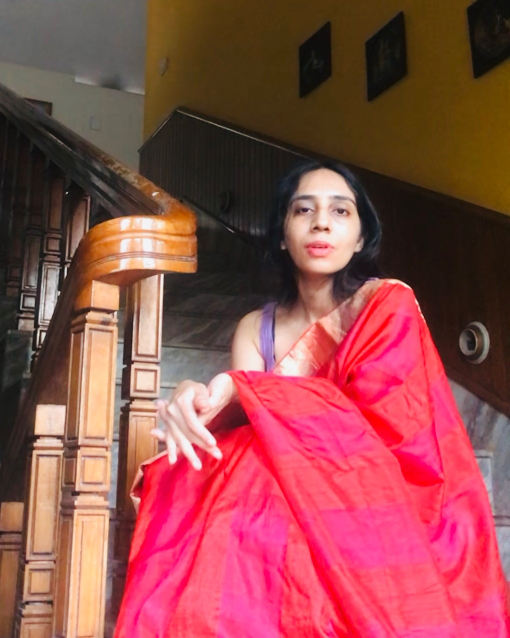
#> input picture editorial/saree_v1/work/01_crop.jpg, 1020 x 1275 px, found by its file name (shown at 1/2 size)
$ python export.py
#> lines starting #> are read from the running program, lines starting #| are printed output that depends on the picture; after the words box and inside, x2 and y2 are one past the last pixel; in counts of white or black regions, pixels touching at a corner belong together
import cv2,numpy as np,os
rng=np.random.default_rng(3)
o=cv2.imread('work/01_crop.jpg')
#> o is the input picture: shape (1275, 1020, 3); mean B, G, R 76, 75.4, 146.4
def fixspecks(x):
    m=np.zeros(x.shape[:2],np.uint8)
    for (x0,y0,x1,y1) in [(305,815,340,885),(436,738,462,756)]:
        r=x[y0:y1,x0:x1].astype(int); teal=((r[...,1]>r[...,2]+6)&(r[...,0]>r[...,2]+4)&(r.sum(-1)<420))|(r.sum(-1)<110)
        m[y0:y1,x0:x1][teal]=255
    m=cv2.dilate(m,np.ones((5,5),np.uint8)); return cv2.inpaint(x,m,4,cv2.INPAINT_TELEA)
FACE=(565,335,740,545)
def lab(img,b): x0,y0,x1,y1=b; return cv2.cvtColor(img[y0:y1,x0:x1].astype(np.float32)/255,cv2.COLOR_BGR2Lab).reshape(-1,3).mean(0)
rows=[]
for mood in ['heritage','studio']:
    fin=cv2.imread(f'work/06_final_{mood}.png'); fin=fixspecks(fin) if mood=='studio' else fin
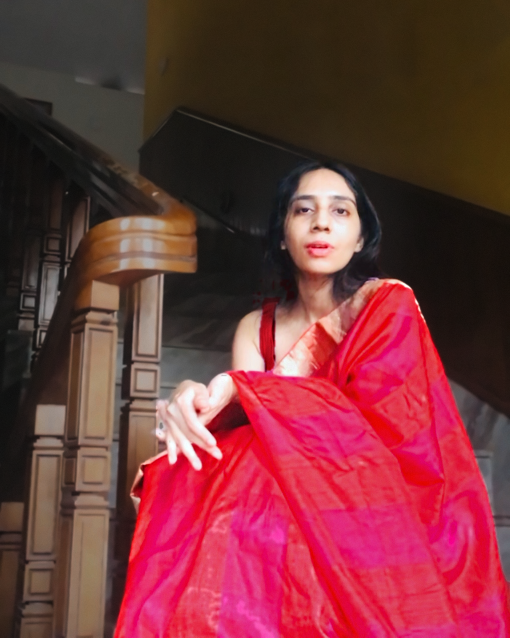
#> input picture editorial/saree_v1/work/06_final_heritage.png, 1020 x 1275 px, found by its file name (shown at 1/2 size)
#> further down, fin is the input picture: shape (1275, 1020, 3); mean B, G, R 58, 52, 117.8
    d=lab(fin,FACE)-lab(o,FACE); print(mood,'face dL,da,db =',np.round(d,2),'| mean L*',round(lab(fin,FACE)[0],1))
#> after `d = lab(fin, FACE) - lab(o, FACE)`: d = [0.1, -0.188, 0.0464]
#| heritage face dL,da,db = [ 0.1  -0.19  0.05] | mean L* 54.2
    # face-crop & full side-by-side
    fc=lambda im:cv2.resize(im[FACE[1]:FACE[3],FACE[0]:FACE[2]],None,fx=2.4,fy=2.4,interpolation=cv2.INTER_CUBIC)
    cv2.imwrite(f'della_saree_{mood}_v1_facecheck.jpg',np.hstack([fc(o),fc(fin)]),[cv2.IMWRITE_JPEG_QUALITY,93])
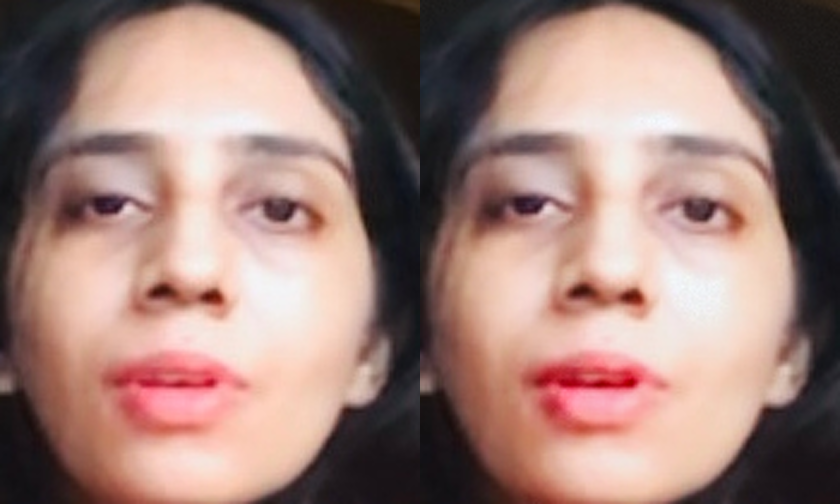
#> saved as della_saree_heritage_v1_facecheck.jpg: shape (504, 840, 3); mean B, G, R 120.1, 127.1, 157.4
    sbs=np.hstack([o,np.full((o.shape[0],20,3),255,np.uint8),fin]); cv2.imwrite(f'della_saree_{mood}_v1_before_after.jpg',sbs,[cv2.IMWRITE_JPEG_QUALITY,92])
#> after `sbs = np.hstack([o, np.full((o.shape[0], 20, 3), 255, np.uint8), fin])`:
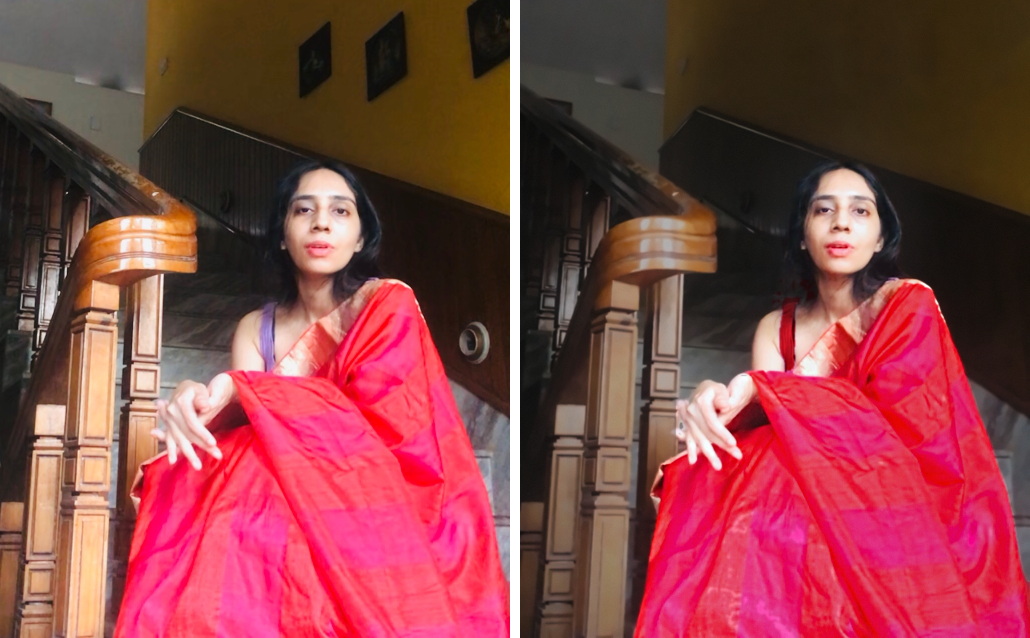
#> sbs: shape (1275, 2060, 3) (shown at 1/2 size); mean B, G, R 68.8, 65.6, 133.3
    # exports: 2x full-res (max allowed), under-2MB, 1080x1350
    big=cv2.resize(fin,None,fx=2,fy=2,interpolation=cv2.INTER_LANCZOS4)
    big=np.clip(big.astype(np.float32)+rng.normal(0,1.2,big.shape[:2])[...,None],0,255).astype(np.uint8)
    cv2.imwrite(f'della_saree_{mood}_v1.jpg',big,[cv2.IMWRITE_JPEG_QUALITY,95,cv2.IMWRITE_JPEG_OPTIMIZE,1])
    web=cv2.resize(fin,(1080,1350),interpolation=cv2.INTER_LANCZOS4); cv2.imwrite(f'della_saree_{mood}_v1_1080x1350.jpg',web,[cv2.IMWRITE_JPEG_QUALITY,95])
    for q in range(92,60,-4):
        cv2.imwrite(f'della_saree_{mood}_v1_under2MB.jpg',big,[cv2.IMWRITE_JPEG_QUALITY,q])
        if os.path.getsize(f'della_saree_{mood}_v1_under2MB.jpg')<2e6: print(' under2MB q',q); break
#> pass 2 of the loop `for mood in ['heritage','studio']:`:
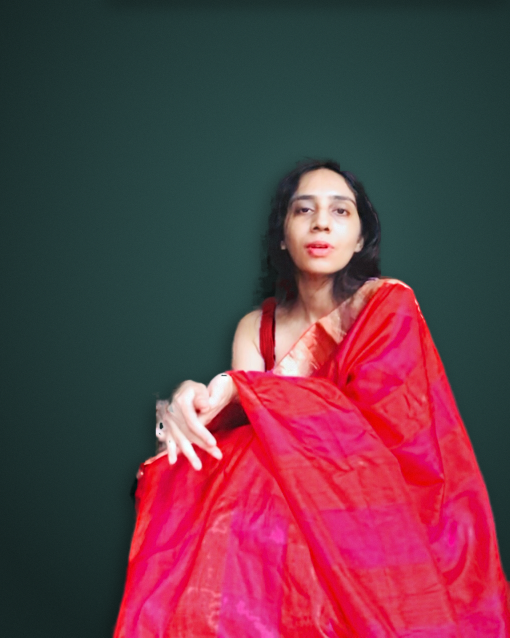
#> input picture editorial/saree_v1/work/06_final_studio.png, 1020 x 1275 px, found by its file name (shown at 1/2 size)
#> fin is the input picture: shape (1275, 1020, 3); mean B, G, R 70.5, 58.6, 100.6
#> after the loop in fixspecks, `for (x0,y0,x1,y1) in [(305,815,340,885),(436,738,462,756)]:`:
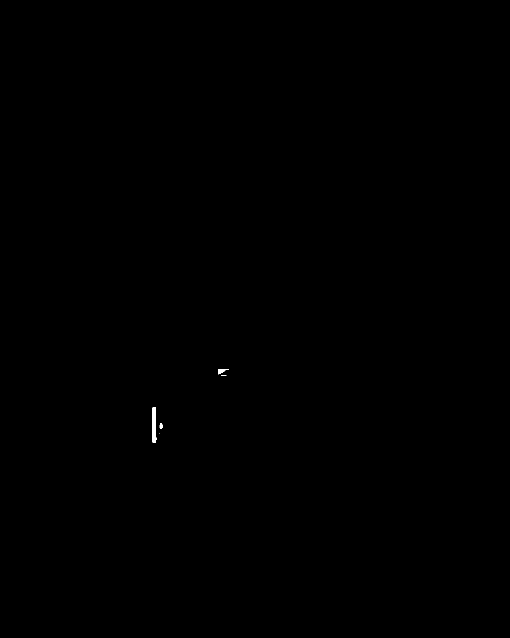
#> m: shape (1275, 1020) (shown at 1/2 size); 0.05% white; 5 white regions (2 under 20 px), largest, box (x1, y1, x2, y2) and area: (305, 815, 314, 885) 465, (436, 738, 458, 749) 122, (319, 846, 326, 858) 59
#> d = [1.5, -0.841, -0.187]
#| studio face dL,da,db = [ 1.5  -0.84 -0.19] | mean L* 55.6
#> `sbs = np.hstack([o, np.full((o.shape[0], 20, 3), 255, np.uint8), fin])`:
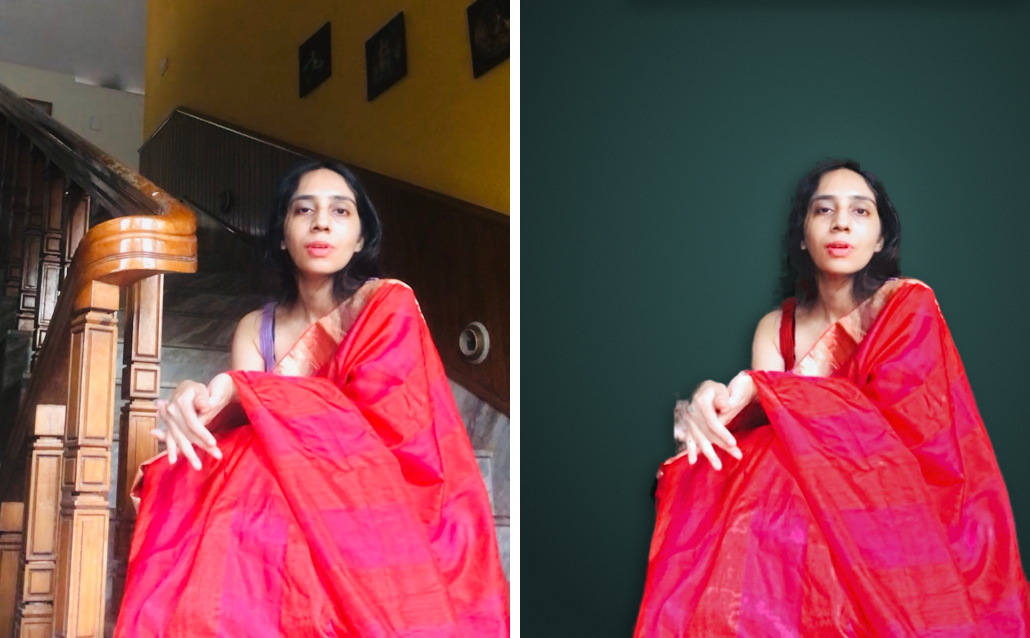
#> sbs: shape (1275, 2060, 3) (shown at 1/2 size); mean B, G, R 75, 68.8, 124.8
